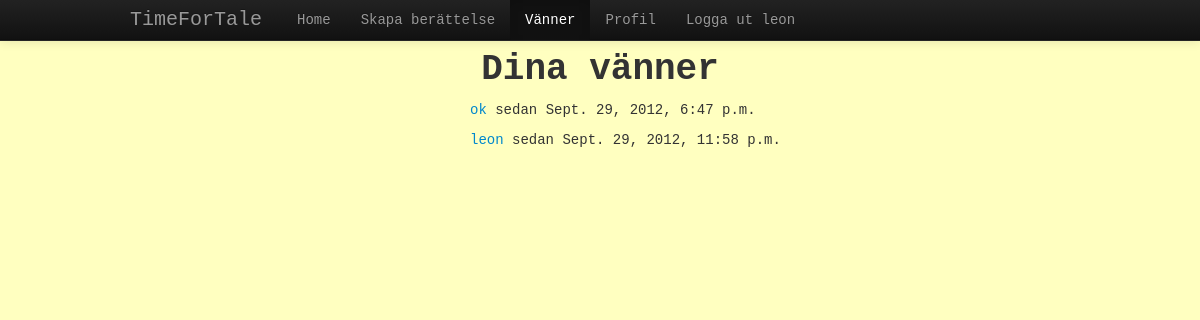
Before: /friends/ (signed in) with the older database file.
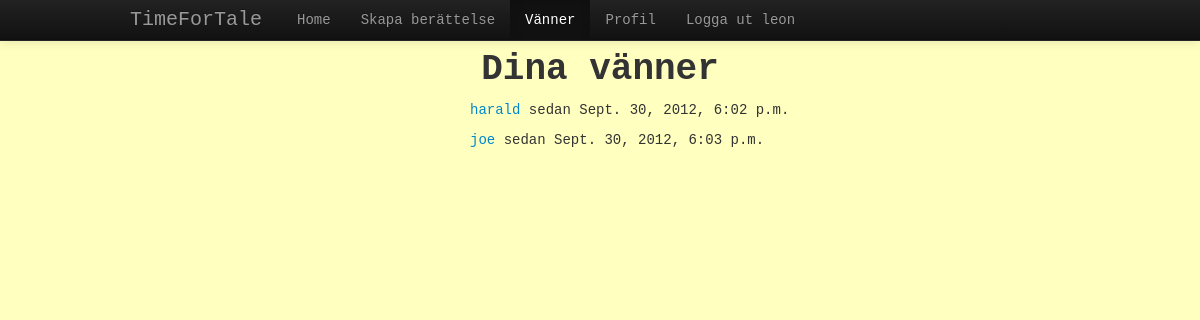
After: the same page with the newer database file.
### app/models.py (models this page shows, shortened)
class Friendship(models.Model):
    user =models.ForeignKey(User, related_name='me')
    friend =models.ForeignKey(User,related_name='you')
    created = models.DateTimeField(auto_now_add=True)
    class Meta:
        unique_together = ('user', 'friend',)
        verbose_name = 'Friendship'
        verbose_name_plural = 'Friendships'

### app/views.py (the view)
# urls.py: url(r'^friends/$', friends),
def friends(request):
    if request.user.is_authenticated():
        fr = Friendship.objects.filter(user=request.user)
        friends = [friendship.friend for friendship in request.user.me.all()]
        elem= {
            'title':'Dina vänner',
            'friends':friends,
            'fr':fr,
        }
        return render_to_response("friends.html",elem,context_instance=RequestContext(request))
    else:
        return HttpResponseRedirect("/")

### app/templatetags/tags.py (called while the page is built)
@register.simple_tag
def active(request, pattern):
    import re
    if re.search(pattern, request.path):
        return 'active'
    return ''

### app/templates/friends.html
{% extends "base.html" %}
{% block body %}
{% load bootstrap_toolkit %}
{% for f in fr %}
    <p>
        <div class="offset4 span"style="float:left;">
            <a href="/profile/{{f.id}}">{{f.friend}}</a>
            sedan {{f.created}}
        </div>
        <br>
    </p>
{% endfor %}
{% endblock %}

Changed rows visible on the page:
no longer on this page (row edited): Friendship: friend "ok", created "Sept. 29, 2012, 6:47 p.m."
removed Friendship: friend "leon", created "Sept. 29, 2012, 11:58 p.m."
now on this page (row edited): Friendship: friend "harald", created "Sept. 30, 2012, 6:02 p.m."
now on this page (row edited): Friendship: friend "joe", created "Sept. 30, 2012, 6:03 p.m."
